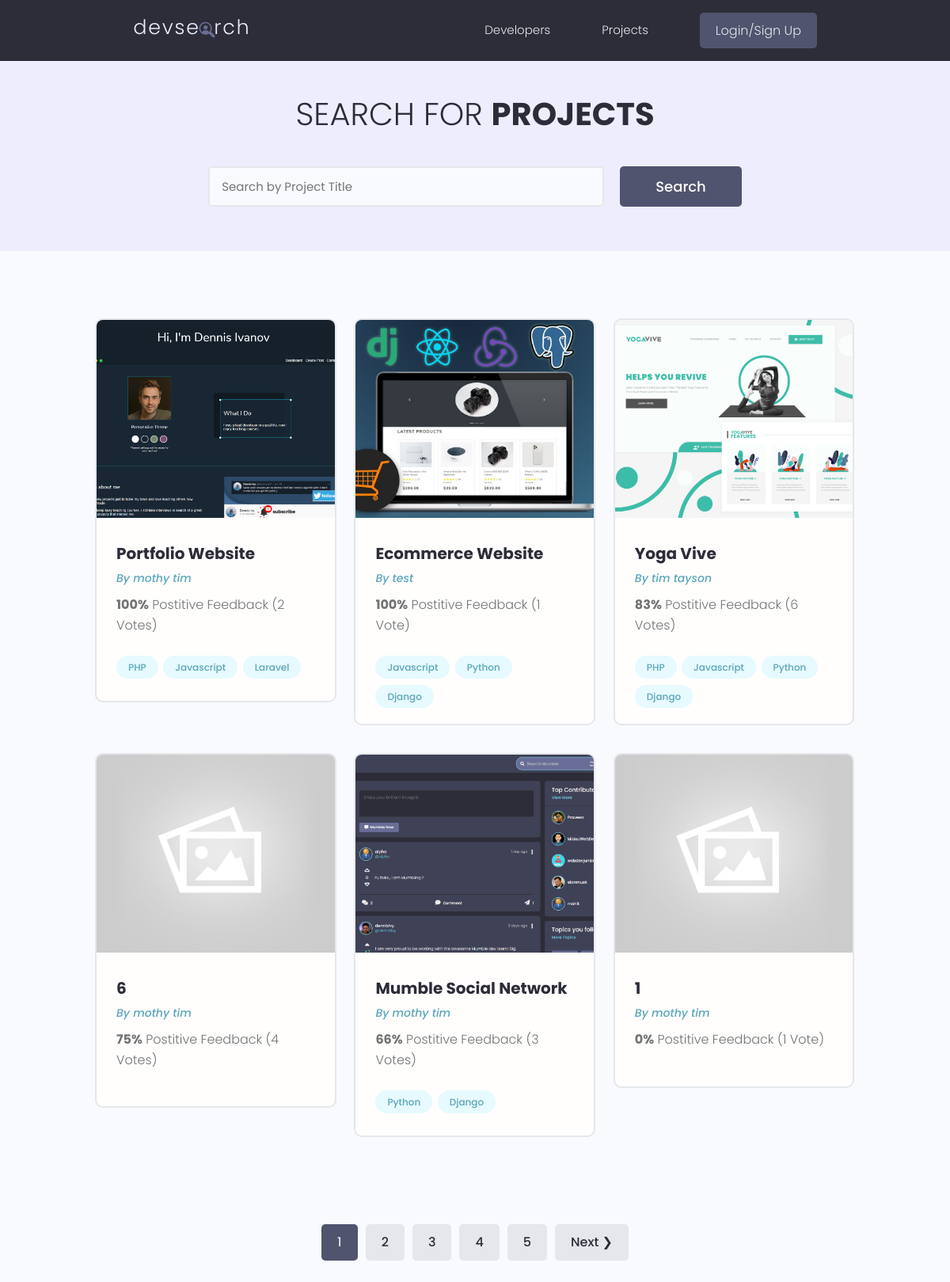
/projects/, run on the app's committed database.
### projects/models.py (models this page shows, shortened)
class Project(models.Model):
    owner = models.ForeignKey(Profile, null=True, blank=True, on_delete=models.SET_NULL)
    title = models.CharField(max_length=200)
    description = models.TextField(null=True, blank=True)
    featured_image = models.ImageField(null=True, blank=True, default="default.jpg")
    demo_link = models.CharField(max_length=2000, null=True, blank=True)
    source_link = models.CharField(max_length=2000, null=True, blank=True)
    tags = models.ManyToManyField('Tag', blank=True)
    vote_total = models.IntegerField(default=0, null=True, blank=True)
    vote_ratio = models.IntegerField(default=0, null=True, blank=True)
    created = models.DateTimeField(auto_now_add=True)
    id = models.UUIDField(default=uuid.uuid4, unique=True, primary_key=True, editable=False)
    class Meta:
        ordering = ['-vote_ratio', '-vote_total', 'title']

class Tag(models.Model):
    name = models.CharField(max_length=200)
    created = models.DateTimeField(auto_now_add=True)
    id = models.UUIDField(default=uuid.uuid4, unique=True, primary_key=True, editable=False)

### users/models.py (models this page shows, shortened)
class Profile(models.Model):
    user = models.OneToOneField(User, on_delete=models.CASCADE, null=True, blank=True)
    name = models.CharField(max_length=200, blank=True, null=True)
    email = models.EmailField(max_length=500, blank=True, null=True)
    username = models.CharField(max_length=200, blank=True, null=True)
    location = models.CharField(max_length=200, blank=True, null=True)
    short_intro = models.CharField(max_length=200, blank=True, null=True)
    bio = models.TextField(blank=True, null=True)
    profile_image = models.ImageField(blank=True, null=True, upload_to='profiles/', default="profiles/user-default.png")
    social_github = models.CharField(max_length=200, blank=True, null=True)
    social_twitter = models.CharField(max_length=200, blank=True, null=True)
    social_linkedin = models.CharField(max_length=200, blank=True, null=True)
    social_youtube = models.CharField(max_length=200, blank=True, null=True)
    social_website = models.CharField(max_length=200, blank=True, null=True)
    created = models.DateTimeField(auto_now_add=True)
    id = models.UUIDField(default=uuid.uuid4, unique=True, primary_key=True, editable=False)

### projects/views.py (the view)
# urls.py: path('projects/', include('projects.urls')),
def projects(request):
    projects, search_query = searchProjects(request)
    custom_range, projects = paginateProjects(request, projects, 6)
    context = {'projects': projects, 'search_query':search_query, 'custom_range':custom_range}
    return render(request, 'projects/projects.html', context)

### projects/utils.py (called while the page is built)
def paginateProjects(request, projects, results):
    page = request.GET.get('page')
    paginator = Paginator(projects, results)
    try:
        projects = paginator.page(page)
    except EmptyPage:
        page = paginator.num_pages
        projects = paginator.page(page)
    except:
        page = 1
        projects = paginator.page(page)
    leftIndex = (int(page) - 4)
    if leftIndex < 1:
        leftIndex = 1
    rightIndex = (int(page) + 5)
    if rightIndex > paginator.num_pages:
        rightIndex = paginator.num_pages + 1
    custom_range = range(leftIndex,rightIndex)
    return custom_range, projects

def searchProjects(request):
    search_query = ''
    if request.GET.get('search_query'):
        search_query = request.GET.get('search_query')
    tags = Tag.objects.filter(name__icontains=search_query)
    projects = Project.objects.distinct().filter(
        Q(title__icontains=search_query) |
        Q(description__icontains=search_query) |
        Q(owner__name__icontains=search_query) |
        Q(tags__in=tags)
        )
    return projects, search_query

### projects/templates/projects/projects.html (shortened to what this page needs)
{% extends 'main.html' %}
{% block content %}
  <main class="projects">
    <section class="hero-section text-center">
      <div class="container container--narrow">
        <div class="hero-section__box">
          <h2>Search for <span>Projects</span></h2>
        </div>
        <div class="hero-section__search">
          <form id='searchForm' class="form" action="{% url 'projects' %}" method="get">
            <div class="form__field">
              <input class="input input--text" id="formInput#search" type="text" name="search_query"
               value="{{search_query}}" placeholder="Search by Project Title" />
            </div>
            <input class="btn btn--sub btn--lg" type="submit" value="Search" />
          </form>
        </div>
      </div>
    </section>
    <section class="projectsList">
      <div class="container">
        <div class="grid grid--three">
          {% for project in projects  %}
          <div class="column">
            <div class="card project">
              <a href="{% url 'project' project.id %}" class="project">
                <img class="project__thumbnail" src="{{ project.featured_image.url }}" alt="project thumbnail" />
                <div class="card__body">
                  <h3 class="project__title">{{project.title}}</h3>
                  <p><a class="project__author" href="{% url 'user-profile' project.owner.id %}">By {{project.owner.name}}</a></p>
                  <p class="project--rating">
                    <span style="font-weight: bold;">{{project.vote_ratio}}%</span> Postitive
                    Feedback ({{project.vote_total}} Vote{{project.vote_total|pluralize:"s"}})
                  </p>
                  <div class="project__tags">
                    {% for tag in project.tags.all %}
                    <span class="tag tag--pill tag--main">
                      <small>{{tag.name}}</small>
                    </span>
                    {% endfor %}
                  </div>
                </div>
              </a>
            </div>
          </div>
          {% endfor %}
        </div>
      </div>
    </section>
{% include 'pagination.html' with queryset=projects custom_range=custom_range %}
  </main>
{% endblock content %}

### templates/main.html (shortened to what this page needs)
<!DOCTYPE html>
{% load static %}
<html>
<head>
    <link rel="stylesheet" href="https://cdn.iconmonstr.com/1.3.0/css/iconmonstr-iconic-font.min.css" />
    <link rel="stylesheet" href="{% static 'uikit/styles/uikit.css' %}" />
    <link rel="stylesheet" href="{% static 'styles/app.css' %}" />
</head>
<body>
    {% include 'navbar.html' %}
    {% block content %}
    {% endblock content %}
</body>
</html>

### templates/navbar.html (shortened to what this page needs)
{% load static %}
  <header class="header">
    <div class="container container--narrow">
      <a href="{% url 'profiles' %}" class="header__logo">
        <img src="{% static 'images/logo.svg' %}" alt="DevSearch Logo" />
      </a>
      <nav class="header__nav">
        <ul class="header__menu">
          <li class="header__menuItem"><a href="{% url 'profiles' %}">Developers</a></li>
          <li class="header__menuItem"><a href="{% url 'projects' %}">Projects</a></li>
          {% if request.user.is_authenticated %}
          <li class="header__menuItem"><a href="{% url 'inbox' %}">Inbox</a></li>
          <li class="header__menuItem"><a href="{% url 'account'  %}">Account</a></li>
          <li class="header__menuItem"><a href="{% url 'logout' %}" class="btn btn--sub">Logout</a></li>
          {% else %}
          <li class="header__menuItem"><a href="{% url 'login' %}" class="btn btn--sub">Login/Sign Up</a></li>
          {% endif %}
        </ul>
      </nav>
    </div>
  </header>

### templates/pagination.html (shortened to what this page needs)
{% if queryset.has_other_pages %}
<div class="pagination">
  <ul class="container">
    {% for page in custom_range %}
      {% if page == queryset.number %}
      <li><a href="?page={{page}}" class="btn page-link btn--sub" data-page="{{page}}">{{page}}</a></li>
      {% else %}
      <li><a href="?page={{page}}" class="btn page-link" data-page="{{page}}">{{page}}</a></li>
      {% endif %}
    {% endfor %}
    {% if queryset.has_next %}
    <li><a href="?page={{queryset.next_page_number}}" class="btn page-link" data-page="{{queryset.next_page_number}}"}>Next &#10095;</a></li>
    {% endif %}
  </ul>
</div>
{% endif %}

### static/styles/app.css (style rules this page uses)
:root { --color-sub: #2d2d39; }
.btn--sub { background-color: var(--color-sub-light); }
.card { border: 2px solid var(--color-light); }
img { width: 100%; }
.header { position: sticky; z-index: 111; background-color: var(--color-sub); padding: 1.5rem 0; }
.header > .container { display: flex; justify-content: space-between; align-items: center; }
.header__logo > img { height: 3.8rem; }
.header__nav > ul { display: inline-flex; align-items: center; list-style: none; gap: 6.5rem; }
.header__menuItem > a { color: var(--color-light); font-weight: 300; }
.hero-section { height: 40vh; display: flex; align-items: center; background-color: var(--color-sub); }
.hero-section__box { margin-bottom: 4rem; }
.hero-section__box > h2, .hero-section__box > h2 > span { font-size: 4rem; color: var(--color-light); line-height: 1.3; text-transform: uppercase; }
.hero-section__box > h2 { font-weight: 300; }
.hero-section__box > h2 > span { font-weight: 700; }
.hero-section__search > .form { display: flex; align-items: center; justify-content: center; gap: 2rem; }
.hero-section__search > .form input.input--text { width: 50rem; }
.pagination { margin-top: 8rem; margin-bottom: 10rem; }
.pagination > ul { flex-wrap: wrap; list-style: none; display: flex; align-items: center; justify-content: center; gap: 1rem; }
.pagination .btn { color: var(--color-sub); }
.pagination .btn.btn--sub { color: var(--color-light); }
.project__author { font-size: 1.4rem; font-style: italic; }
.project--rating { margin-bottom: 1.6em; margin-top: .5em; }
.projects > .hero-section { background: var(--color-sub-lighter); height: 30vh; }
.projects .hero-section__box { margin-bottom: 2.5rem; }
.projects .hero-section__box > h2 { color: var(--color-sub); }
.projects .hero-section__box > h2 > span { font-weight: 700; color: var(--color-sub); }
.projectsList { margin-top: 8rem; }
.project__thumbnail { height: 25rem; object-fit: cover; object-position: top center; }
.project__title { font-size: 2rem; font-weight: 700; color: var(--color-sub); }

### static/uikit/styles/modules/_variables.css (style rules this page uses)
:root { --color-main: #5aa5b9; --color-main-light: #e6faff; --color-sub: #3f4156; --color-sub-light: #51546e; --color-sub-lighter: #ededfd; --color-text: #737373; --color-gray: #8b8b8b; --color-light: #e5e7eb; --color-light-gray: #767676; --color-bg: #f8fafd; --color-white: #fffefd; --color-white-light: #f3f3f3; --color-success: #359e64; --color-success-bg: #def8e8; --color-error: #fc4b0b; --color-error-bg: #fff2ee; --font-base: 'Poppins', arial, helvetica, 'Segoe UI', roboto, ubuntu, sans-serif; --font-monospace: 'Fira Code', 'Courier New', courier, monospace; --font-regular: 300; --font-medium: 500; --font-bold: 700; --generic-shadow: 1px 1px 5px #00000010; --generic-transition: all 0.3s ease-in-out; }

### static/uikit/styles/modules/_base.css (style rules this page uses)
* { margin: 0; padding: 0; box-sizing: border-box; text-rendering: optimizeLegibility; color: inherit; font-size: inherit; }
html { font-size: 50%; }
@media only screen and (min-width: 480px) { html { font-size: 56.25%; } }
@media only screen and (min-width: 1200px) { html { font-size: 62.5%; } }
body { line-height: 1.6; font-weight: 400; font-size: 1.5rem; color: var(--color-text); background-color: var(--color-bg); min-height: 100vh; }

### static/uikit/styles/modules/_typography.css (style rules this page uses)
* { font-family: var(--font-base); }
h2 { font-size: 3.6rem; font-weight: var(--font-bold); }
h3 { font-size: 3.2rem; font-weight: var(--font-medium); }
p, span, strong { font-size: 1.6rem; color: var(--color-text); font-weight: var(--font-regular); }
a { padding-bottom: 2px; text-decoration: none; display: inline-block; color: var(--color-main); font-weight: var(--font-medium); }

### static/uikit/styles/modules/_utilities.css (style rules this page uses)
.container { width: 92%; max-width: 165rem; margin: 0 auto; box-sizing: border-box; }
.container--narrow { width: 92%; max-width: 120rem; }
@media screen and (min-width: 1000px) { .container { width: 90%; } }
@media screen and (min-width: 1000px) { .container--narrow { width: 85%; } }
@media screen and (min-width: 1200px) { .container { width: 80%; } }
@media screen and (min-width: 1200px) { .container--narrow { width: 72%; } }
.text-center { text-align: center; }

### static/uikit/styles/modules/_card.css (style rules this page uses)
.card { border-radius: 1rem; background-color: var(--color-white); border: 1.5px solid var(--color-light); width: auto; height: auto; margin-top: 0.5rem; margin-bottom: 0.5rem; overflow: hidden; }
.card__body, .card__header { padding: 2rem 2.5rem; }

### data on the page
Project: featured_image (picture), title "Portfolio Website", owner.name "mothy tim", vote_ratio "100", vote_total "2"
Tag: name "PHP"
Tag: name "Javascript"
Tag: name "Laravel"
Project: featured_image (picture), title "Ecommerce Website", owner.name "test", vote_ratio "100", vote_total "1"
Tag: name "Python"
Tag: name "Django"
Project: featured_image (picture), title "Yoga Vive", owner.name "tim tayson", vote_ratio "83", vote_total "6"
Project: featured_image (placeholder picture), title "6", owner.name "mothy tim", vote_ratio "75", vote_total "4"
Project: featured_image (picture), title "Mumble Social Network", owner.name "mothy tim", vote_ratio "66", vote_total "3"
Project: featured_image (placeholder picture), title "1", owner.name "mothy tim", vote_ratio "0", vote_total "1"

### other printed values
{{ page }} "1"
{{ page }} "2" "3" "4" "5"
